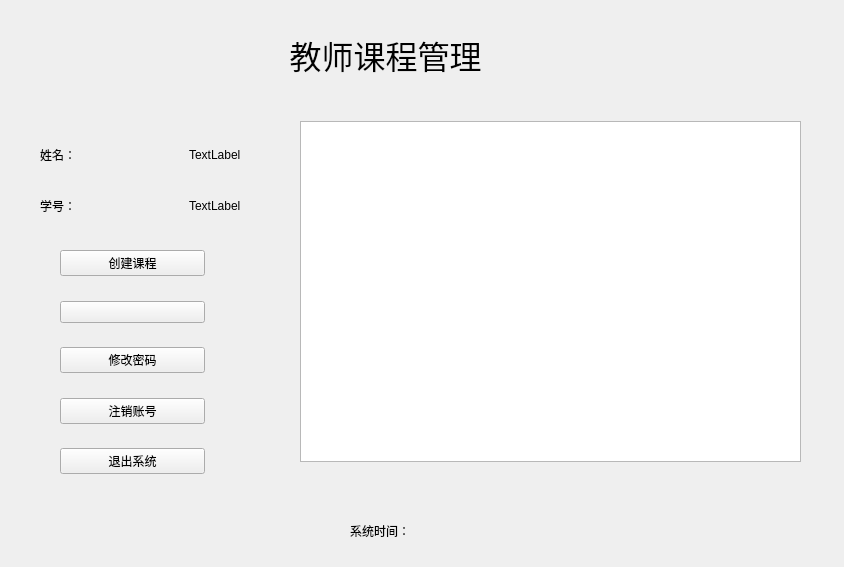
<?xml version="1.0" encoding="UTF-8"?>
<ui version="4.0">
 <class>teacherManage</class>
 <widget class="QWidget" name="teacherManage">
  <property name="geometry">
   <rect>
    <x>0</x>
    <y>0</y>
    <width>844</width>
    <height>567</height>
   </rect>
  </property>
  <property name="windowTitle">
   <string>Form</string>
  </property>
  <widget class="QLabel" name="label">
   <property name="geometry">
    <rect>
     <x>260</x>
     <y>30</y>
     <width>251</width>
     <height>51</height>
    </rect>
   </property>
   <property name="text">
    <string>&lt;html&gt;&lt;head/&gt;&lt;body&gt;&lt;p align=&quot;center&quot;&gt;&lt;span style=&quot; font-size:24pt;&quot;&gt;教师课程管理&lt;/span&gt;&lt;/p&gt;&lt;/body&gt;&lt;/html&gt;</string>
   </property>
  </widget>
  <widget class="QLabel" name="timeLabel">
   <property name="geometry">
    <rect>
     <x>350</x>
     <y>520</y>
     <width>431</width>
     <height>21</height>
    </rect>
   </property>
   <property name="text">
    <string>系统时间：</string>
   </property>
  </widget>
  <widget class="QWidget" name="layoutWidget">
   <property name="geometry">
    <rect>
     <x>40</x>
     <y>145</y>
     <width>201</width>
     <height>71</height>
    </rect>
   </property>
   <layout class="QVBoxLayout" name="verticalLayout">
    <item>
     <layout class="QHBoxLayout" name="horizontalLayout_2">
      <item>
       <widget class="QLabel" name="label_4">
        <property name="text">
         <string>姓名：</string>
        </property>
       </widget>
      </item>
      <item>
       <spacer name="horizontalSpacer">
        <property name="orientation">
         <enum>Qt::Horizontal</enum>
        </property>
        <property name="sizeHint" stdset="0">
         <size>
          <width>40</width>
          <height>20</height>
         </size>
        </property>
       </spacer>
      </item>
      <item>
       <widget class="QLabel" name="tecName">
        <property name="text">
         <string>TextLabel</string>
        </property>
       </widget>
      </item>
     </layout>
    </item>
    <item>
     <spacer name="verticalSpacer">
      <property name="orientation">
       <enum>Qt::Vertical</enum>
      </property>
      <property name="sizeHint" stdset="0">
       <size>
        <width>20</width>
        <height>40</height>
       </size>
      </property>
     </spacer>
    </item>
    <item>
     <layout class="QHBoxLayout" name="horizontalLayout">
      <item>
       <widget class="QLabel" name="label_3">
        <property name="text">
         <string>学号：</string>
        </property>
       </widget>
      </item>
      <item>
       <spacer name="horizontalSpacer_2">
        <property name="orientation">
         <enum>Qt::Horizontal</enum>
        </property>
        <property name="sizeHint" stdset="0">
         <size>
          <width>40</width>
          <height>20</height>
         </size>
        </property>
       </spacer>
      </item>
      <item>
       <widget class="QLabel" name="tecID">
        <property name="text">
         <string>TextLabel</string>
        </property>
       </widget>
      </item>
     </layout>
    </item>
   </layout>
  </widget>
  <widget class="QStackedWidget" name="stackedWidget">
   <property name="geometry">
    <rect>
     <x>300</x>
     <y>120</y>
     <width>501</width>
     <height>351</height>
    </rect>
   </property>
   <property name="currentIndex">
    <number>0</number>
   </property>
   <widget class="QWidget" name="page">
    <widget class="QTableView" name="studentTableView">
     <property name="geometry">
      <rect>
       <x>0</x>
       <y>1</y>
       <width>501</width>
       <height>341</height>
      </rect>
     </property>
    </widget>
   </widget>
   <widget class="QWidget" name="page_2">
    <widget class="QTableView" name="allcourseTableView">
     <property name="geometry">
      <rect>
       <x>5</x>
       <y>1</y>
       <width>491</width>
       <height>351</height>
      </rect>
     </property>
    </widget>
   </widget>
  </widget>
  <widget class="QWidget" name="layoutWidget">
   <property name="geometry">
    <rect>
     <x>60</x>
     <y>250</y>
     <width>145</width>
     <height>224</height>
    </rect>
   </property>
   <layout class="QVBoxLayout" name="verticalLayout_2">
    <item>
     <widget class="QPushButton" name="createCourseButto">
      <property name="text">
       <string>创建课程</string>
      </property>
     </widget>
    </item>
    <item>
     <spacer name="verticalSpacer_5">
      <property name="orientation">
       <enum>Qt::Vertical</enum>
      </property>
      <property name="sizeHint" stdset="0">
       <size>
        <width>133</width>
        <height>13</height>
       </size>
      </property>
     </spacer>
    </item>
    <item>
     <widget class="QPushButton" name="coursestudentButton">
      <property name="enabled">
       <bool>true</bool>
      </property>
      <property name="text">
       <string/>
      </property>
     </widget>
    </item>
    <item>
     <spacer name="verticalSpacer_2">
      <property name="orientation">
       <enum>Qt::Vertical</enum>
      </property>
      <property name="sizeHint" stdset="0">
       <size>
        <width>133</width>
        <height>13</height>
       </size>
      </property>
     </spacer>
    </item>
    <item>
     <widget class="QPushButton" name="passwordChangeButton">
      <property name="text">
       <string>修改密码</string>
      </property>
     </widget>
    </item>
    <item>
     <spacer name="verticalSpacer_3">
      <property name="orientation">
       <enum>Qt::Vertical</enum>
      </property>
      <property name="sizeHint" stdset="0">
       <size>
        <width>133</width>
        <height>13</height>
       </size>
      </property>
     </spacer>
    </item>
    <item>
     <widget class="QPushButton" name="logoutButton">
      <property name="text">
       <string>注销账号</string>
      </property>
     </widget>
    </item>
    <item>
     <spacer name="verticalSpacer_4">
      <property name="orientation">
       <enum>Qt::Vertical</enum>
      </property>
      <property name="sizeHint" stdset="0">
       <size>
        <width>133</width>
        <height>13</height>
       </size>
      </property>
     </spacer>
    </item>
    <item>
     <widget class="QPushButton" name="exitButton">
      <property name="text">
       <string>退出系统</string>
      </property>
     </widget>
    </item>
   </layout>
  </widget>
 </widget>
 <resources/>
 <connections/>
</ui>
